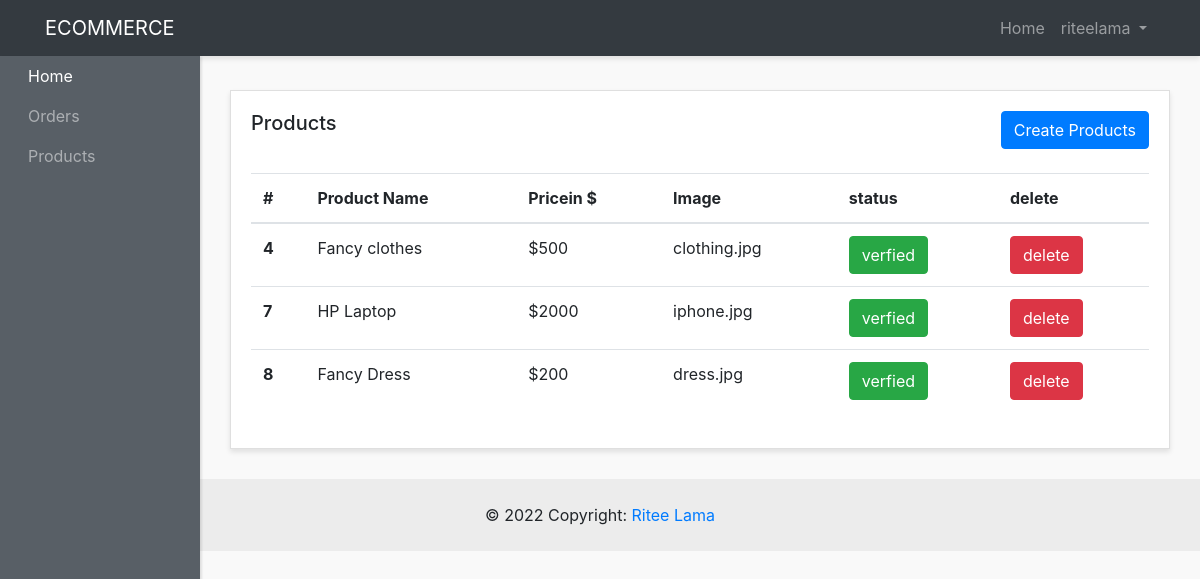
Page /seller-panel/products-sellers/show-products.php (signed in) on the committed database.
### tables this page shows
CREATE TABLE `products` (
  `id` int(4) NOT NULL,
  `product_name` varchar(200) NOT NULL,
  `image` varchar(200) NOT NULL,
  `price` int(5) NOT NULL,
  `description` text NOT NULL,
  `status` tinyint(1) NOT NULL DEFAULT 1,
  `created_date` timestamp NULL DEFAULT current_timestamp(),
  `excerpt` text NOT NULL,
  `user_id` int(4) NOT NULL,
  `category_id` int(4) NOT NULL
);

### seller-panel/products-sellers/show-products.php (the view, shortened to what this page needs)
<?php require "../layouts/header.php"?>
<?php require "../../includes/dbconfig.php"?>
<?php
    if(isset($_SESSION['username'])){
      $username = $_SESSION['username'];
      $userSql = "SELECT * FROM users WHERE username = '$username'";
      $userQuery = mysqli_query($conn,$userSql);
      $users = mysqli_fetch_assoc($userQuery);
      $user_id = $users['id'];
      $selectSql = "SELECT * FROM products WHERE user_id = '$user_id'";
      $selectQuery = mysqli_query($conn,$selectSql);
      $products = mysqli_fetch_all($selectQuery,MYSQLI_ASSOC);
    }
?>
      <div class="row">
        <div class="col">
          <div class="card">
            <div class="card-body">
              <h5 class="card-title mb-4 d-inline">Products</h5>
              <a  href="create-products.php" class="btn btn-primary mb-4 text-center float-right">Create Products</a>
              <table class="table">
                <thead>
                  <tr>
                    <th scope="col">#</th>
                    <th scope="col">Product Name</th>
                    <th scope="col">Pricein $</th>
                    <th scope="col">Image</th>
                    <th scope="col">status</th>
                    <th scope="col">delete</th>
                  </tr>
                </thead>
                <tbody>
                <?php foreach($products as $product) : ?>
                  <tr>
                    <th scope="row"><?php echo $product['id'];?></th>
                    <td><?php echo $product['product_name'];?></td>
                    <td><?php echo "$".$product['price'];?></td>
                    <td><?php echo $product['image'];?></td>
                    <?php if($product['status'] > 0) :?>
                     <td><a href="<?php echo SELLERURL;?>/products-sellers/status.php?id=<?php echo $product['id'];?>&status=<?php echo $product['status'];?>" class="btn btn-success  text-center ">verfied</a></td>
                     <?php else : ?>
                    <td><a href="<?php echo SELLERURL;?>/products-sellers/status.php?id=<?php echo $product['id'];?>&status=<?php echo $product['status'];?>" class="btn btn-danger  text-center ">Un-verfied</a></td>
                    <?php endif; ?>
                    <td><a href="<?php echo SELLERURL;?>/products-sellers/delete-products.php?id=<?php echo $product['id'];?>" class="btn btn-danger  text-center ">delete</a></td>
                  </tr>
                  <?php endforeach; ?>
                </tbody>
              </table>
            </div>
          </div>
        </div>
      </div>
<?php require "../layouts/footer.php"?>

### seller-panel/styles/style.css (style rules this page uses)
body { background:#f9f9f9; }
.card { margin-bottom: 15px; border-radius:0; box-shadow: 0 3px 5px rgba(0,0,0,.1); }

### rows in the picture
products: id "4", product_name "Fancy clothes", price "500", image "clothing.jpg"
products: id "7", product_name "HP Laptop", price "2000", image "iphone.jpg"
products: id "8", product_name "Fancy Dress", price "200", image "dress.jpg"

### other values in the picture
$_SESSION['username'] "riteelama"
